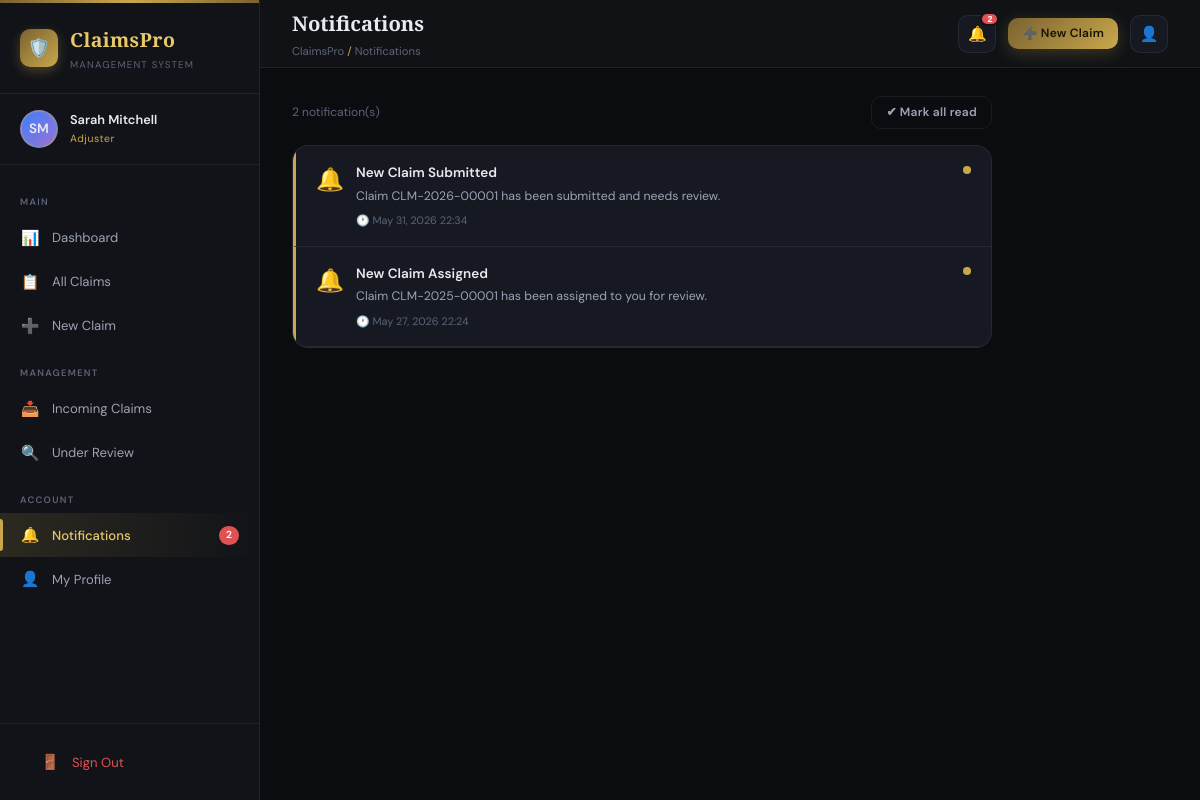
/notifications.php (signed in), run on the app's committed database.
### tables this page shows
CREATE TABLE `notifications` (
  `id` int(11) NOT NULL,
  `user_id` int(11) NOT NULL,
  `claim_id` int(11) DEFAULT NULL,
  `title` varchar(255) NOT NULL,
  `message` text NOT NULL,
  `is_read` tinyint(1) DEFAULT 0,
  `created_at` timestamp NOT NULL DEFAULT current_timestamp()
);

### includes/config.php (called while the page is built, shortened)
<?php
function getDB(): PDO {
    static $pdo = null;
    if ($pdo === null) {
        try {
            $dsn = "mysql:host=" . DB_HOST . ";dbname=" . DB_NAME . ";charset=" . DB_CHARSET;
            $options = [
                PDO::ATTR_ERRMODE            => PDO::ERRMODE_EXCEPTION,
                PDO::ATTR_DEFAULT_FETCH_MODE => PDO::FETCH_ASSOC,
                PDO::ATTR_EMULATE_PREPARES   => false,
            ];
            $pdo = new PDO($dsn, DB_USER, DB_PASS, $options);
        } catch (PDOException $e) {
            die(json_encode(['error' => 'Database connection failed: ' . $e->getMessage()]));
        }
    }
    return $pdo;
}
function sanitize(string $input): string {
    return htmlspecialchars(strip_tags(trim($input)), ENT_QUOTES, 'UTF-8');
}
function formatDateTime(?string $dt): string {
    return date('M d, Y H:i', strtotime($dt));
}
function getUnreadNotifications(int $userId): array {
    $pdo  = getDB();
    $stmt = $pdo->prepare("SELECT * FROM notifications WHERE user_id = ? AND is_read = 0 ORDER BY created_at DESC LIMIT 10");
    $stmt->execute([$userId]);
    return $stmt->fetchAll();
}
function getUnreadCount(int $userId): int {
    $pdo  = getDB();
    $stmt = $pdo->prepare("SELECT COUNT(*) FROM notifications WHERE user_id = ? AND is_read = 0");
    $stmt->execute([$userId]);
    return (int)$stmt->fetchColumn();
}

### notifications.php (the view, shortened to what this page needs)
<?php
require_once __DIR__ . '/includes/config.php';
$breadcrumb = 'ClaimsPro <span>/</span> Notifications';
include __DIR__ . '/includes/layout.php';
$pdo = getDB();
$uid = $user['id'];
$notifs = $pdo->prepare("SELECT * FROM notifications WHERE user_id=? ORDER BY created_at DESC LIMIT 50");
$notifs->execute([$uid]);
$notifs = $notifs->fetchAll();
?>
<div style="max-width:700px;">
  <div class="flex align-center gap-12 mb-16" style="justify-content:space-between;">
    <span class="text-muted text-sm"><?= count($notifs) ?> notification(s)</span>
    <a href="?markall=1" class="btn btn-ghost btn-sm">✔ Mark all read</a>
  </div>
  <?php if (empty($notifs)): ?>
    <div class="card"><div class="card-body">
      <div class="empty-state"><div class="empty-icon">🔔</div><div class="empty-title">No notifications</div><div class="empty-msg">You're all caught up!</div></div>
    </div></div>
  <?php else: ?>
    <div class="card fade-up">
      <?php foreach ($notifs as $n):
        $unreadStyle = !$n['is_read'] ? 'border-left:3px solid var(--gold);' : '';
      ?>
        <a href="<?= $n['claim_id'] ? APP_URL.'/claim-detail.php?id='.$n['claim_id'] : '#' ?>" style="display:block; text-decoration:none; padding:16px 20px; border-bottom:1px solid var(--border); transition:var(--transition); <?= $unreadStyle ?>" onmouseover="this.style.background='var(--bg-elevated)'" onmouseout="this.style.background=''">
          <div style="display:flex; gap:12px; align-items:flex-start;">
            <span style="font-size:1.5rem;">🔔</span>
            <div>
              <div style="font-weight:600; font-size:0.9rem; color:var(--text-primary);"><?= sanitize($n['title']) ?></div>
              <div style="font-size:0.82rem; color:var(--text-secondary); margin-top:3px;"><?= sanitize($n['message']) ?></div>
              <div style="font-size:0.72rem; color:var(--text-muted); margin-top:6px;">🕐 <?= formatDateTime($n['created_at']) ?></div>
            </div>
            <?php if (!$n['is_read']): ?>
              <span style="margin-left:auto; width:8px; height:8px; background:var(--gold); border-radius:50%; flex-shrink:0; margin-top:4px;"></span>
            <?php endif; ?>
          </div>
        </a>
      <?php endforeach; ?>
    </div>
  <?php endif; ?>
</div>
<?php include __DIR__ . '/includes/layout-end.php'; ?>

### css/style.css (style rules this page uses)
:root { --bg-base: #0a0c10; --bg-surface: #111318; --bg-card: #161921; --bg-elevated: #1d2129; --bg-hover: #252b35; --gold: #c9a84c; --gold-light: #e8c96a; --gold-dim: #7a6230; --gold-glow: rgba(201,168,76,0.15); --accent: #3d7fff; --accent-dim: rgba(61,127,255,0.15); --success: #2ecc88; --danger: #e05252; --warning: #f0a030; --info: #5bc8f5; --purple: #9b72cf; --text-primary: #e8eaf0; --text-secondary:#9ba3b5; --text-muted: #5c6478; --border: rgba(255,255,255,0.07); --border-gold: rgba(201,168,76,0.3); --radius-sm: 6px; --radius: 10px; --radius-lg: 16px; --radius-xl: 24px; --shadow-sm: 0 2px 8px rgba(0,0,0,0.3); --shadow: 0 4px 24px rgba(0,0,0,0.4); --shadow-lg: 0 8px 48px rgba(0,0,0,0.6); --shadow-gold: 0 0 30px rgba(201,168,76,0.12); --sidebar-w: 260px; --header-h: 68px; --font-display: 'Playfair Display', serif; --font-body: 'DM Sans', sans-serif; --font-mono: 'JetBrains Mono', monospace; --transition: all 0.2s ease; }
*, *::before, *::after { box-sizing: border-box; margin: 0; padding: 0; }
html { scroll-behavior: smooth; font-size: 15px; }
body { font-family: var(--font-body); background: var(--bg-base); color: var(--text-primary); min-height: 100vh; line-height: 1.6; -webkit-font-smoothing: antialiased; }
a { color: var(--gold); text-decoration: none; transition: var(--transition); }
.breadcrumb span { color: var(--gold); }
.card { background: var(--bg-card); border: 1px solid var(--border); border-radius: var(--radius-lg); overflow: hidden; transition: var(--transition); }
.btn { display: inline-flex; align-items: center; justify-content: center; gap: 8px; padding: 10px 20px; border-radius: var(--radius); font-family: var(--font-body); font-size: 0.875rem; font-weight: 600; cursor: pointer; border: none; transition: var(--transition); white-space: nowrap; text-decoration: none; letter-spacing: 0.02em; }
.btn-ghost { background: transparent; color: var(--text-secondary); border: 1px solid var(--border); }
.btn-sm { padding: 6px 14px; font-size: 0.8rem; }
.fade-up { animation: fadeUp 0.4s ease forwards; }
.text-muted { color: var(--text-muted); }
.text-sm { font-size: 0.8rem; }
.mb-16 { margin-bottom: 16px; }
.flex { display: flex; }
.align-center { align-items: center; }
.gap-12 { gap: 12px; }

### data on the page
notifications: title "New Claim Submitted", message "Claim CLM-2026-00001 has been submitted and needs review.", created_at "May 31, 2026 22:34", is_read 0 (drawn)
notifications: title "New Claim Assigned", message "Claim CLM-2025-00001 has been assigned to you for review.", created_at "May 27, 2026 22:24", is_read 0 (drawn)

### other printed values
$initials "SM"
$user['name'] "Sarah Mitchell"
$user['role'] "Adjuster"
$icon "📊 📋 ➕ 📥 🔍 🔔 👤"
$label "Dashboard All Claims New Claim Incoming Claims Under Review Notifications My Profile"
$badge "2"
$pageTitle "Notifications"
$unreadCount "2"
count($notifs) "2"
